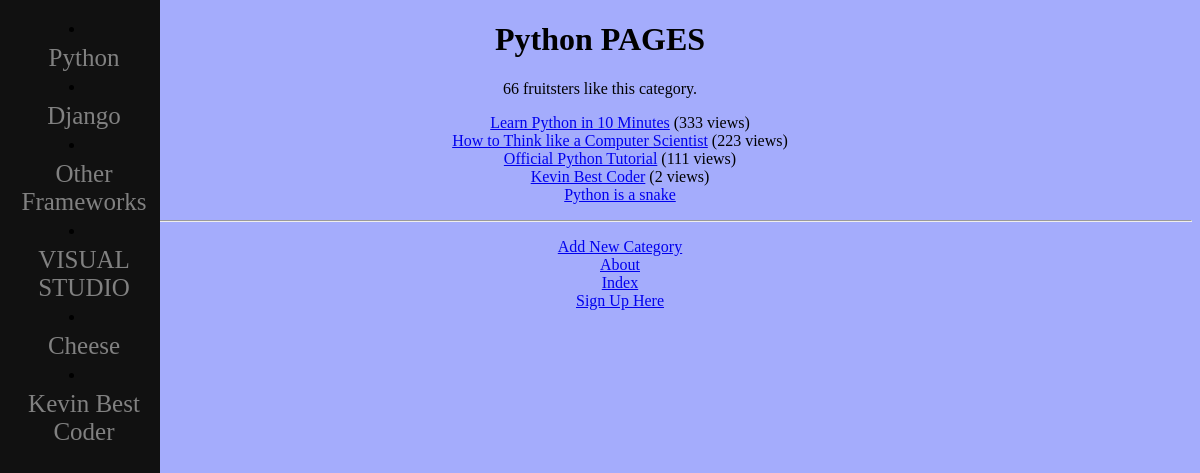
/rango/category/python/, run on the app's committed database.
### rango/models.py (models this page shows, shortened)
class Category(models.Model):
    name = models.CharField(max_length=128, unique=True)
    views = models.IntegerField(default=0)
    likes = models.IntegerField(default=0)
    slug = models.SlugField(unique=True)
    class Meta:
        verbose_name_plural = 'categories'

class Page(models.Model):
    category = models.ForeignKey(Category, on_delete=models.CASCADE) #a field type that allows one-to many relationship, otherwise, use OneToOneField or ManyToManyField
    title = models.CharField(max_length=128)
    url = models.URLField()
    views = models.IntegerField(default=0)
    likes = models.IntegerField(default=0)
    class Meta:
        verbose_name_plural = 'pages'

### rango/views.py (the view)
# urls.py: re_path(r'^category/(?P<category_name_slug>[\w\-]+)/$',views.show_category, name='show_category'),
def show_category(request, category_name_slug):
    context_dict = {}
    try:
        category = Category.objects.get(slug=category_name_slug)
        pages = Page.objects.filter(category=category).order_by('-views')
        context_dict['pages'] = pages
        context_dict['category'] = category
    except Category.DoesNotExist:
        context_dict['pages'] = None
        context_dict['category'] = None
    return render(request, 'rango/category.html', context=context_dict)

### rango/templatetags/rango_template_tags.py (called while the page is built)
@register.inclusion_tag('rango/cats.html') #mash up rango/cats.html with a method called get_category_list() which contains all categories
def get_category_list(cat=None):
    print(cat)
    return {'cats':Category.objects.all(),
    'act_cat':cat} #cat does not update its value to the current category being visited

### templates/rango/category.html (shortened to what this page needs)
{% extends 'rango/base.html' %}
{% load static %}
{% block body_block %}
    {% if category %}
    <h1>{{category.name}} PAGES</h1>
    <div id="like_count">{{ category.likes }} fruitsters like this category.
    </div>
    {% if pages %}
    <ul>
        {% for page in pages %}
        <li><a href="{% url 'rango:goto' %}?page_id={{page.id}}">{{ page.title }}</a>
        {% if page.views > 1 %}
            ({{ page.views }} views)
        {% elif page.views == 1 %}
            ({{ page.views }} view)
        {% endif %}
        </li>
        {% endfor %}
    </ul>
    {% else %}
    <strong> No pages currently in this category.</strong><br/>
    <a href="{% url 'rango:add_page' category.slug %}">Add Page</a>
    {% endif %}
    {% else %}
    The specified category does not exist!
    {% endif %}
{% endblock %}

### templates/rango/cats.html
{% for c in cats %}
    {% if c == act_cat %}
    <li>
        <strong>
        <a href="{% url 'rango:show_category' c.slug %}">{{ c.name }}</a>
        </strong>
    </li>
    {% else %}
    <li>
        <a href="{% url 'rango:show_category' c.slug %}">{{ c.name }}</a>
    </li>
    {% endif %}
{% endfor %}

### static/css/sidenav.css (style rules this page uses)
.sidenav a { padding: 6px 8px 6px 16px; text-decoration: none; font-size: 25px; color: #818181; display: block; }

### data on the page
Category: name "Python", likes "66"
Category: name "Django"
Category: name "Other Frameworks"
Category: name "VISUAL STUDIO"
Category: name "Cheese"
Category: name "Kevin Best Coder"
Page: title "Learn Python in 10 Minutes", views "333"
Page: title "How to Think like a Computer Scientist", views "223"
Page: title "Official Python Tutorial", views "111"
Page: title "Kevin Best Coder", views "2"
Page: title "Python is a snake"
